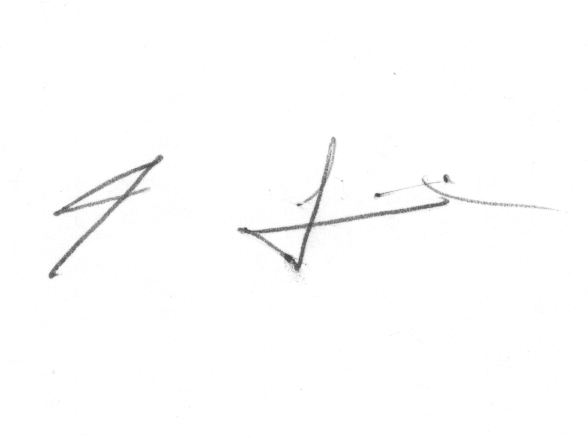
#> input picture data/forged/english/signer_1/forged_001.png, 588 x 438 px; its folder holds only this picture in this run
$ python pipeline.py
#> lines starting #> are read from the running program, lines starting #| are printed output that depends on the picture; after the words box and inside, x2 and y2 are one past the last pixel; in counts of white or black regions, pixels touching at a corner belong together
"""RQ1 Data Pipeline - Production Grade.

End-to-end data pipeline:
- Ingestion: Load raw signature data
- Cleaning: Preprocess images
- Storage: PostgreSQL + File system
- Versioning: DVC-style hashing
"""
import hashlib
import json
from pathlib import Path
from typing import Dict, List, Optional
from datetime import datetime

import cv2
import numpy as np
import pandas as pd


class DataPipeline:
    """End-to-end data pipeline for SigGuard RQ1."""

    def __init__(
        self,
        raw_dir: str = 'data/raw',
        processed_dir: str = 'data/processed',
        metadata_dir: str = 'data/metadata',
    ):
        self.raw_dir = Path(raw_dir)
        self.processed_dir = Path(processed_dir)
        self.metadata_dir = Path(metadata_dir)

        self.processed_dir.mkdir(parents=True, exist_ok=True)
        self.metadata_dir.mkdir(parents=True, exist_ok=True)

        self.records = []

    # ============ INGESTION ============
    def ingest(self, source_dir: Optional[str] = None) -> List[Dict]:
        """Ingest raw data from source directory.

        Args:
            source_dir: Optional source directory override.

        Returns:
            List of records with metadata.
        """
        source = Path(source_dir) if source_dir else self.raw_dir
        records = []

        for cls in ['genuine', 'forged']:
            cls_dir = source / cls / 'english'
            if not cls_dir.exists():
                # Try without 'english' subdirectory
                cls_dir = source / cls
                if not cls_dir.exists():
                    continue

            for signer_dir in sorted(cls_dir.iterdir()):
                if not signer_dir.is_dir():
                    continue

                signer_id = signer_dir.name

                for img_path in sorted(signer_dir.glob('*.png')):
                    record = {
                        'file_path': str(img_path),
                        'filename': img_path.name,
                        'label': 0 if cls == 'genuine' else 1,
                        'class': cls,
                        'signer_id': signer_id,
                        'script': 'english',
                        'file_hash': self._file_hash(img_path),
                        'file_size': img_path.stat().st_size,
                        'ingested_at': datetime.now().isoformat(),
                    }
                    records.append(record)
#> pass 2 of the loop in ingest, `for cls in ['genuine', 'forged']:`:

        self.records = records
        print(f'[OK] Ingested {len(records)} records')

        # Summary
        genuine_count = sum(1 for r in records if r['label'] == 0)
        forged_count = sum(1 for r in records if r['label'] == 1)
        signers = set(r['signer_id'] for r in records)
        print(f'     Genuine: {genuine_count}, Forged: {forged_count}')
        print(f'     Signers: {len(signers)}')

        return records

    # ============ CLEANING ============
    def clean(self, records: Optional[List[Dict]] = None) -> List[Dict]:
        """Clean and preprocess records.

        Args:
            records: Optional records list override.

        Returns:
            List of cleaned records.
        """
        records = records or self.records
        cleaned = []

        for record in records:
            img = cv2.imread(record['file_path'], cv2.IMREAD_GRAYSCALE)
#> img is the input picture: shape (438, 588); min 64, max 255, mean 253
            if img is None:
                continue

            # Quality check
            if img.shape[0] < 50 or img.shape[1] < 50:
                continue

            # Preprocess
            processed = self._preprocess(img)
#> in _preprocess, `_, img = cv2.threshold(img, 0, 255, cv2.THRESH_BINARY + cv2.THRESH_OTSU)`:
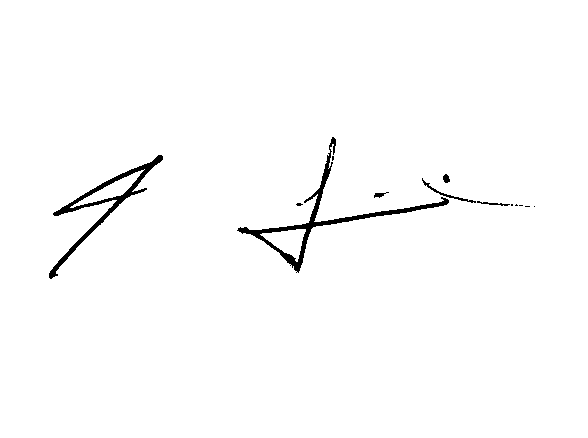
#> img: shape (438, 588); 98.6% white; 13 black regions (7 under 20 px), largest, box (x1, y1, x2, y2) and area: (237, 137, 449, 273) 1854, (49, 155, 163, 279) 1476, (422, 178, 476, 203) 135, (477, 201, 510, 206) 59, (443, 174, 450, 183) 46, (374, 192, 389, 198) 43
#> in _preprocess, `coords = np.column_stack(np.where(img > 0))`: coords = 253889 pairs, first value 0 to 437, second value 0 to 587
#> in _preprocess, `angle = cv2.minAreaRect(coords)[-1]`: angle = -90
#> in _preprocess, `angle = -(90 + angle)`: angle = 0
#> in _preprocess, `img = cv2.resize(img, (224, 224))`:
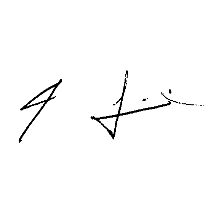
#> img: shape (224, 224); min 0, max 255, mean 251.4

            # Save processed
            output_path = self._save_processed(processed, record)

            record['processed_path'] = str(output_path)
            record['original_shape'] = list(img.shape)
            record['processed_shape'] = list(processed.shape)
            record['cleaned_at'] = datetime.now().isoformat()

            cleaned.append(record)
#> pass 2 of the loop in clean, `for record in records:`:
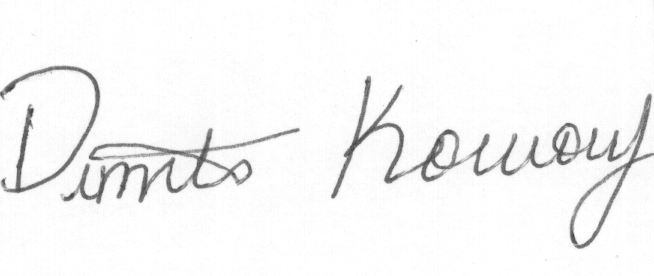
#> input picture data/forged/english/signer_13/forged_005.png, 654 x 276 px
#> in clean, img is the input picture: shape (276, 654); min 66, max 255, mean 245.6
#> in _preprocess (call 2), `_, img = cv2.threshold(img, 0, 255, cv2.THRESH_BINARY + cv2.THRESH_OTSU)`:
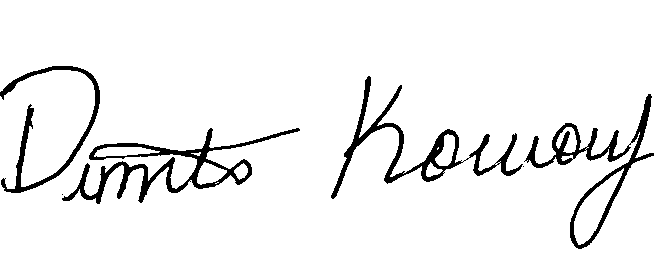
#> img: shape (276, 654); 94.3% white; 6 black regions (2 under 20 px), largest, box (x1, y1, x2, y2) and area: (62, 128, 300, 204) 3216, (331, 76, 523, 199) 2794, (524, 94, 654, 249) 2627, (0, 66, 100, 193) 1676
#> coords = 170189 pairs, first value 0 to 275, second value 0 to 653
#> in _preprocess (call 2), `angle = cv2.minAreaRect(coords)[-1]`: angle = -90
#> in _preprocess (call 2), `angle = -(90 + angle)`: angle = 0
#> in _preprocess (call 2), `img = cv2.resize(img, (224, 224))`:
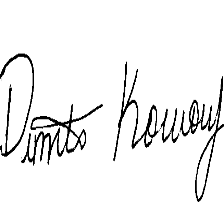
#> img: shape (224, 224); min 0, max 255, mean 240.5
#> pass 3 of the loop in clean, `for record in records:`:
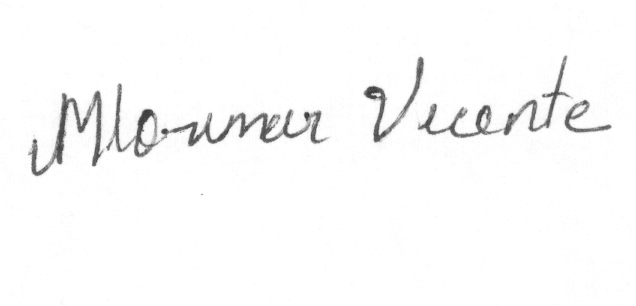
#> input picture data/forged/english/signer_2/forged_004.png, 636 x 306 px
#> in clean, img is the input picture: shape (306, 636); min 55, max 255, mean 249.3
#> in _preprocess (call 3), `_, img = cv2.threshold(img, 0, 255, cv2.THRESH_BINARY + cv2.THRESH_OTSU)`:
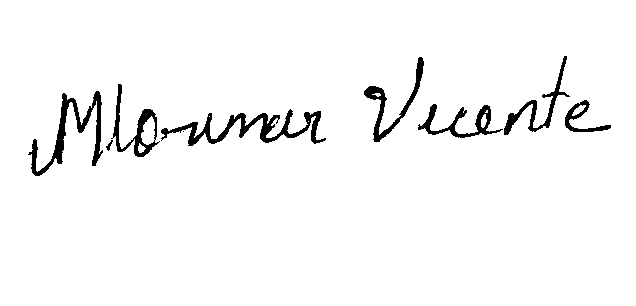
#> img: shape (306, 636); 96.5% white; 9 black regions (1 under 20 px), largest, box (x1, y1, x2, y2) and area: (161, 109, 326, 146) 1701, (28, 91, 103, 176) 1402, (364, 57, 424, 142) 869
#> coords = 187837 pairs, first value 0 to 305, second value 0 to 635
#> in _preprocess (call 3), `angle = cv2.minAreaRect(coords)[-1]`: angle = -90
#> in _preprocess (call 3), `angle = -(90 + angle)`: angle = 0
#> in _preprocess (call 3), `img = cv2.resize(img, (224, 224))`:
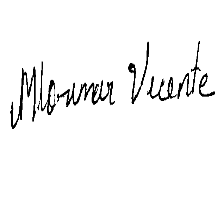
#> img: shape (224, 224); min 0, max 255, mean 246.1
#> the loop made 8 passes; the first 3 are shown

        self.records = cleaned
        print(f'[OK] Cleaned {len(cleaned)} records')

        return cleaned

    def _preprocess(self, img: np.ndarray) -> np.ndarray:
        """Preprocess signature image."""
        # 1. Denoise (Non-Local Means)
        img = cv2.fastNlMeansDenoising(img, h=10)

        # 2. Binarize (Otsu)
        _, img = cv2.threshold(img, 0, 255, cv2.THRESH_BINARY + cv2.THRESH_OTSU)

        # 3. Deskew
        coords = np.column_stack(np.where(img > 0))
        if len(coords) > 10:
            angle = cv2.minAreaRect(coords)[-1]
            if angle < -45:
                angle = -(90 + angle)
            else:
                angle = -angle

            if abs(angle) > 0.5:
                h, w = img.shape
                M = cv2.getRotationMatrix2D((w // 2, h // 2), angle, 1.0)
                img = cv2.warpAffine(
                    img, M, (w, h),
                    flags=cv2.INTER_CUBIC,
                    borderMode=cv2.BORDER_REPLICATE,
                )

        # 4. Resize
        img = cv2.resize(img, (224, 224))

        return img

    def _save_processed(self, img: np.ndarray, record: Dict) -> Path:
        """Save processed image."""
        output_dir = (
            self.processed_dir
            / record['class']
            / record['signer_id']
        )
        output_dir.mkdir(parents=True, exist_ok=True)

        output_path = output_dir / record['filename']
        cv2.imwrite(str(output_path), img)

        return output_path

    # ============ STORAGE ============
    def save_metadata(self, records: Optional[List[Dict]] = None):
        """Save metadata to CSV and JSON."""
        records = records or self.records

        # CSV
        df = pd.DataFrame(records)
        csv_path = self.metadata_dir / 'dataset.csv'
#> (the run stopped early here; a loop or call above may not have finished)
